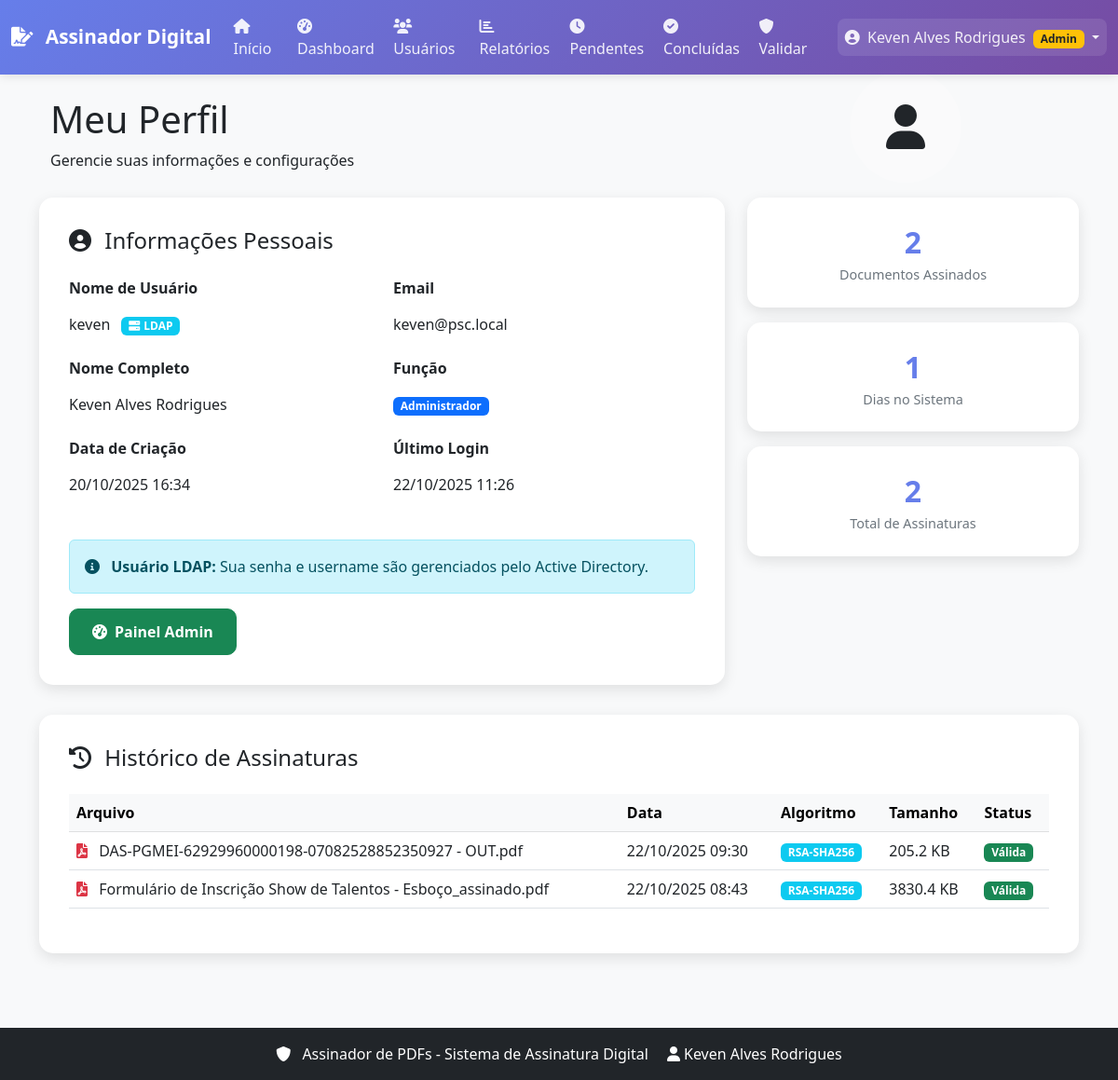
The page /profile (signed in) on the database as committed earlier.
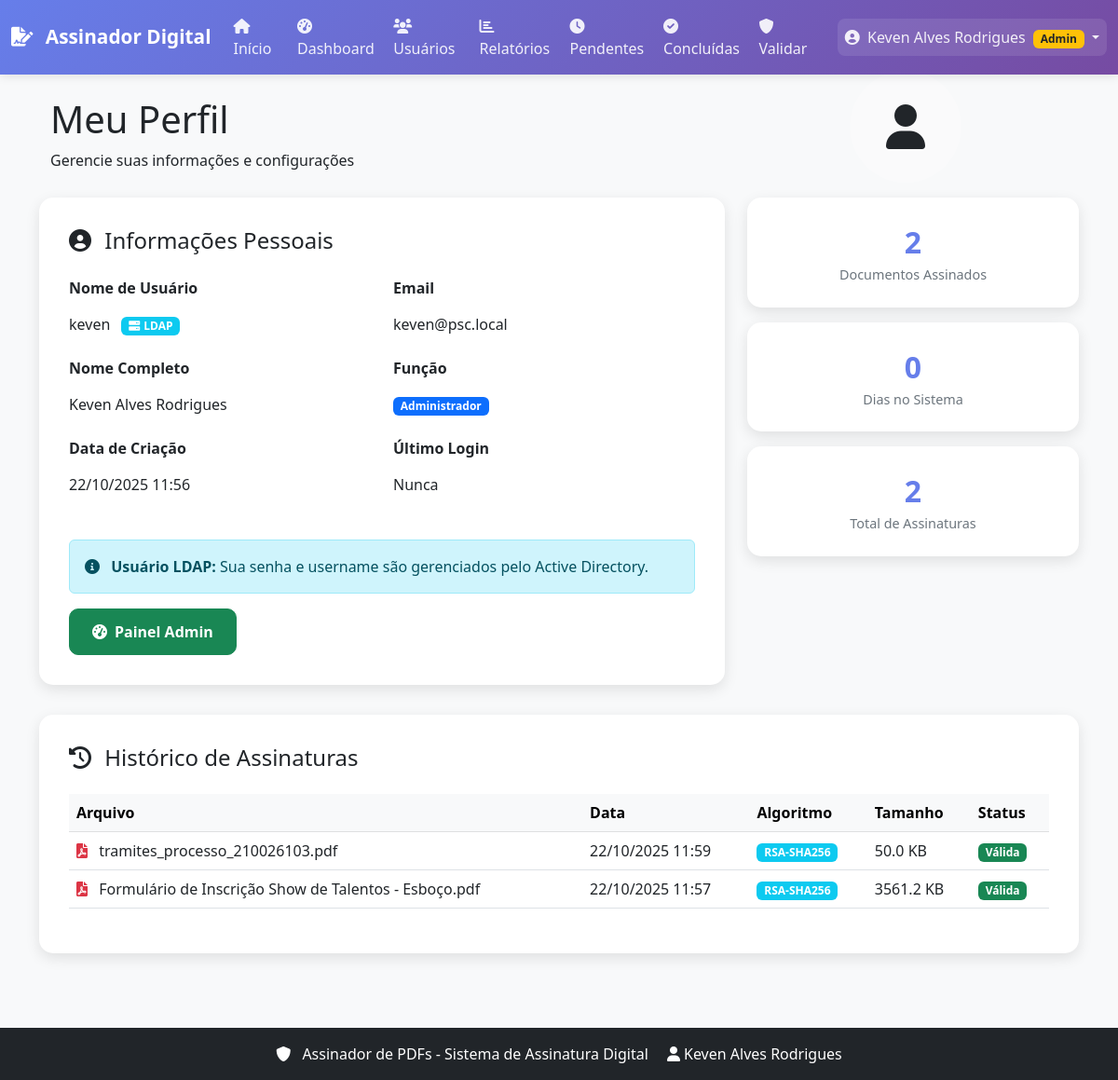
The same page on the database as committed later.
### models.py (models this page shows, shortened)
class User(UserMixin, db.Model):
    __tablename__ = 'users'
    __table_args__ = (
        db.Index('idx_users_username', 'username'),
        db.Index('idx_users_email', 'email'),
        db.Index('idx_users_role', 'role'),
    )
    id = db.Column(db.Integer, primary_key=True)
    username = db.Column(db.String(80), unique=True, nullable=False)
    email = db.Column(db.String(120), unique=True, nullable=False)
    password_hash = db.Column(db.String(255), nullable=True)  # Nullable para usuários LDAP
    full_name = db.Column(db.String(120), nullable=False)
    role = db.Column(db.String(20), default='user')  # 'user' ou 'admin'
    is_active = db.Column(db.Boolean, default=True)
    created_at = db.Column(db.DateTime, default=datetime.now)
    last_login = db.Column(db.DateTime)
    must_change_password = db.Column(db.Boolean, default=False)
    signatures = db.relationship('Signature', backref='user', lazy='dynamic')
    ldap_dn = db.Column(db.String(500))  # Distinguished Name do LDAP
    department = db.Column(db.String(200))  # Departamento
    position = db.Column(db.String(200))  # Cargo
    phone = db.Column(db.String(50))  # Telefone
    mobile = db.Column(db.String(50))  # Celular
    city = db.Column(db.String(100))  # Cidade
    state = db.Column(db.String(100))  # Estado
    postal_code = db.Column(db.String(20))  # CEP
    country = db.Column(db.String(100))  # País
    street_address = db.Column(db.String(500))  # Endereço
    home_phone = db.Column(db.String(50))  # Telefone residencial
    work_address = db.Column(db.String(500))  # Endereço comercial
    fax = db.Column(db.String(50))  # Fax
    pager = db.Column(db.String(50))  # Pager
    is_ldap_user = db.Column(db.Boolean, default=False)  # Indica se é usuário LDAP
    def is_admin(self):
        return self.role == 'admin'

class Signature(db.Model):
    __tablename__ = 'signatures'
    __table_args__ = (
        db.Index('idx_signatures_user_id', 'user_id'),
        db.Index('idx_signatures_timestamp', 'timestamp'),
        db.Index('idx_signatures_file_id', 'file_id'),
        db.Index('idx_signatures_status', 'status'),
        db.Index('idx_signatures_hash', 'signature_hash'),
    )
    id = db.Column(db.Integer, primary_key=True)
    user_id = db.Column(db.Integer, db.ForeignKey('users.id'), nullable=False)
    file_id = db.Column(db.String(255), nullable=False)
    original_filename = db.Column(db.String(255), nullable=False)
    signature_hash = db.Column(db.String(64), nullable=False)  # SHA-256 hex = 64 chars
    signature_algorithm = db.Column(db.String(50), nullable=False)
    signature_data = db.Column(db.Text)  # Dados da assinatura digital (base64)
    timestamp = db.Column(db.DateTime, default=datetime.now)
    file_size = db.Column(db.Integer)
    signature_valid = db.Column(db.Boolean, default=True)
    signed_pdf = db.Column(db.LargeBinary)
    pdf_hash_cached = db.Column(db.String(64), index=True)  # Cache do hash para evitar recalcular
    pdf_file_path = db.Column(db.String(500))  # Caminho do PDF no filesystem
    document_type_id = db.Column(db.Integer, db.ForeignKey('document_types.id'))
    client_name = db.Column(db.String(255))
    client_cpf = db.Column(db.String(14))
    client_email = db.Column(db.String(255))
    client_phone = db.Column(db.String(20))
    client_birth_date = db.Column(db.Date)
    client_address = db.Column(db.Text)
    ip_address = db.Column(db.String(45))
    mac_address = db.Column(db.String(17))  # Formato XX:XX:XX:XX:XX:XX
    user_agent = db.Column(db.Text)
    browser_name = db.Column(db.String(50))
    browser_version = db.Column(db.String(20))
    operating_system = db.Column(db.String(100))
    device_type = db.Column(db.String(20))  # Desktop, Mobile, Tablet
    screen_resolution = db.Column(db.String(20))
    timezone = db.Column(db.String(50))
    location_country = db.Column(db.String(100))
    location_city = db.Column(db.String(100))
    location_latitude = db.Column(db.Float)
    location_longitude = db.Column(db.Float)
    signature_method = db.Column(db.String(20), default='drawing')  # drawing, upload, etc.
    signature_duration = db.Column(db.Integer)  # Tempo gasto na assinatura em segundos
    verification_status = db.Column(db.String(20), default='verified')
    verification_notes = db.Column(db.Text)
    status = db.Column(db.String(20), default='pending')  # pending, completed, cancelled
    created_at = db.Column(db.DateTime, default=datetime.now)
    updated_at = db.Column(db.DateTime, default=datetime.now, onupdate=datetime.now)

### app.py (the view)
    @app.route('/profile')
    @login_required
    def profile():
        return render_template('profile.html')

### utils/mobile_optimizations.py (called while the page is built, shortened)
def is_mobile_device():
    user_agent = request.headers.get('User-Agent', '').lower()
    mobile_indicators = [
        'mobile', 'android', 'iphone', 'ipad', 'tablet',
        'samsung', 'chrome', 'safari'
    ]
    return any(indicator in user_agent for indicator in mobile_indicators)

def optimize_for_device():
    if not is_mobile_device():
        return

def get_optimized_query_limits():
    if not is_mobile_device():
        return 100  # Desktop

def should_use_compression():
    if not is_mobile_device():
        return False
    return True

def get_cache_timeout():
    if not is_mobile_device():
        return 300  # 5 minutos para desktop

def get_mobile_headers():
    if not is_mobile_device():
        return {}

def log_performance_metrics():
    if not is_mobile_device():
        return
    if hasattr(g, 'start_time'):
        duration = time.time() - g.start_time
        user_agent = request.headers.get('User-Agent', '')
        if duration > 2.0:
            print(f"SLOW MOBILE REQUEST: {duration:.2f}s - {request.endpoint} - {user_agent[:50]}")

### templates/profile.html (shortened to what the changed rows need)
{% extends "base.html" %}
{% block content %}
<div class="container">
    <div class="profile-header">
        <div class="container">
            <div class="row align-items-center">
                <div class="col-md-8">
                    <h1 class="mb-2">Meu Perfil</h1>
                </div>
            </div>
        </div>
    </div>
    <div class="row">
        <div class="col-lg-8">
            <div class="profile-card">
                <div class="row">
                    <div class="col-md-6 mb-3">
                        <label class="form-label fw-bold">Nome de Usuário</label>
                        <p class="form-control-plaintext">
                            {{ current_user.username }}
                            {% if current_user.is_ldap_user %}
                                <span class="badge bg-info ms-2">
                                </span>
                            {% endif %}
                        </p>
                    </div>
                    <div class="col-md-6 mb-3">
                        <label class="form-label fw-bold">Email</label>
                        <p class="form-control-plaintext">{{ current_user.email }}</p>
                    </div>
                </div>
                <div class="row">
                    <div class="col-md-6 mb-3">
                        <label class="form-label fw-bold">Nome Completo</label>
                        <p class="form-control-plaintext">{{ current_user.full_name }}</p>
                    </div>
                    <div class="col-md-6 mb-3">
                        <p class="form-control-plaintext">
                            <span class="badge bg-{{ 'primary' if current_user.role == 'admin' else 'secondary' }}">
                                {{ 'Administrador' if current_user.role == 'admin' else 'Usuário' }}
                            </span>
                        </p>
                    </div>
                </div>
                <div class="row">
                    <div class="col-md-6 mb-3">
                        <label class="form-label fw-bold">Data de Criação</label>
                        <p class="form-control-plaintext">{{ current_user.created_at.strftime('%d/%m/%Y %H:%M') }}</p>
                    </div>
                    <div class="col-md-6 mb-3">
                        <label class="form-label fw-bold">Último Login</label>
                        <p class="form-control-plaintext">
                            {{ current_user.last_login.strftime('%d/%m/%Y %H:%M') if current_user.last_login else 'Nunca' }}
                        </p>
                    </div>
                </div>
            </div>
        </div>
        <div class="col-lg-4">
            <div class="stats-card">
                <div class="stats-number">
                    {% if current_user.last_login %}
                        {{ ((current_user.last_login - current_user.created_at).days) }}
                    {% else %}
                    0
                    {% endif %}
                </div>
                <div class="stats-label">Dias no Sistema</div>
            </div>
        </div>
    </div>
    {% if current_user.signatures %}
    <div class="row">
        <div class="col-12">
            <div class="profile-card">
                <div class="table-responsive">
                    <table class="table table-hover">
                        <thead class="table-light">
                            <tr>
                                <th>Arquivo</th>
                                <th>Data</th>
                                <th>Algoritmo</th>
                                <th>Tamanho</th>
                                <th>Status</th>
                            </tr>
                        </thead>
                        <tbody>
                            {% set recent_signatures = current_user.signatures|sort(attribute='timestamp', reverse=true)|list %}
                            {% for signature in recent_signatures[:10] %}
                            <tr>
                                <td>
                                    <i class="fas fa-file-pdf me-2 text-danger"></i>
                                    {{ signature.original_filename }}
                                </td>
                                <td>{{ signature.timestamp.strftime('%d/%m/%Y %H:%M') }}</td>
                                <td>
                                    <span class="badge bg-info">{{ signature.signature_algorithm }}</span>
                                </td>
                                <td>{{ (signature.file_size / 1024)|round(1) }} KB</td>
                                <td>
                                    {% if signature.signature_valid %}
                                        <span class="badge bg-success">Válida</span>
                                    {% else %}
                                        <span class="badge bg-danger">Inválida</span>
                                    {% endif %}
                                </td>
                            </tr>
                            {% endfor %}
                        </tbody>
                    </table>
                </div>
            </div>
        </div>
    </div>
    {% endif %}
</div>
{% endblock %}

### templates/base.html (shortened to what the changed rows need)
<!DOCTYPE html>
<html lang="pt-BR">
<head>
    <link href="https://cdn.jsdelivr.net/npm/bootstrap@5.3.0/dist/css/bootstrap.min.css" rel="stylesheet">
    <link href="https://cdnjs.cloudflare.com/ajax/libs/font-awesome/6.0.0/css/all.min.css" rel="stylesheet">
</head>
<body>
    <nav class="navbar navbar-expand-lg navbar-dark">
        <div class="container-fluid">
            <div class="collapse navbar-collapse" id="navbarNav">
                {% if current_user.is_authenticated %}
                    <ul class="navbar-nav">
                        <li class="nav-item dropdown">
                            <a class="nav-link dropdown-toggle user-dropdown" href="#" id="userDropdown" role="button" data-bs-toggle="dropdown">
                                <i class="fas fa-user-circle me-1"></i>
                                {{ current_user.full_name }}
                                {% if current_user.role == 'admin' %}
                                    <span class="badge bg-warning text-dark ms-1">Admin</span>
                                {% endif %}
                            </a>
                        </li>
                    </ul>
                {% endif %}
            </div>
        </div>
    </nav>
    <div class="main-content">
        {% block content %}{% endblock %}
    </div>
    <footer class="bg-dark text-white text-center py-3 mt-5">
        <div class="container">
            <p class="mb-0">
                <i class="fas fa-shield-alt me-2"></i>
                Assinador de PDFs - Sistema de Assinatura Digital
                <span class="ms-3">
                    <i class="fas fa-user me-1"></i>{{ current_user.full_name if current_user.is_authenticated else 'Visitante' }}
                </span>
            </p>
        </div>
    </footer>
</body>
</html>

Rows that differ between the two databases and show on the page:
removed Signature: original_filename "DAS-PGMEI-62929960000198-07082528852350927 - OUT.pdf", timestamp "22/10/2025 09:30", signature_algorithm "RSA-SHA256", (signature.file_size/1024)|round(1) "205.2", signature_valid "Válida"
changed User "Keven Alves Rodrigues": created_at "20/10/2025 16:34" → "22/10/2025 11:56"; last_login "22/10/2025 11:26" → "Nunca"; ((current_user.last_login-current_user.created_at).days) "1" → (not shown)
added Signature: original_filename "tramites_processo_210026103.pdf", timestamp "22/10/2025 11:59", signature_algorithm "RSA-SHA256", (signature.file_size/1024)|round(1) "50.0", signature_valid "Válida"
changed Signature: original_filename "Formulário de Inscrição Show de Talentos - Esboço_assinado.pdf" → "Formulário de Inscrição Show de Talentos - Esboço.pdf"; timestamp "22/10/2025 08:43" → "22/10/2025 11:57"; (signature.file_size/1024)|round(1) "3830.4" → "3561.2"
Other text that changed with them:
text now shown: "0"
